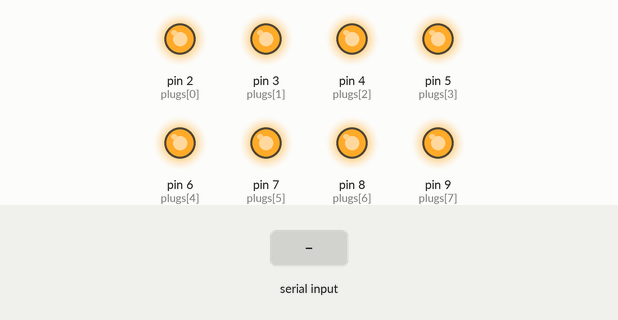
Bench run of a sketch on a simulated Arduino Uno, built with avr-gcc and run on an emulated ATmega328P. On the bench: output pins drawn as LEDs (lit = HIGH). Inputs (shaded band) come from the test bench. What the sketch prints to the serial monitor is not drawn.

Above: at 1.2 s.
1.3 s: "c" received over Serial
At 1.8 s:
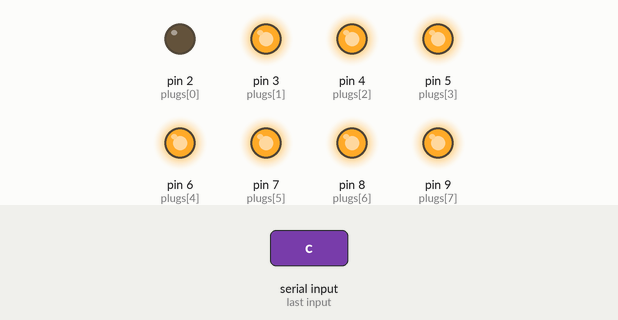
2.8 s: "1" received over Serial
At 4.3 s:
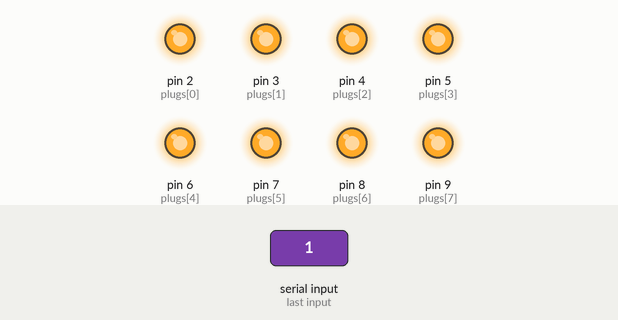
Timing chart, 0 to 5.8 s (numbered marks = the images above; inputs shaded):
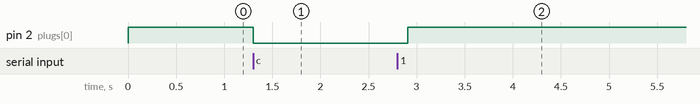

Measured:
- after the input at 1.3 s, pin 2 (plugs[0]): HIGH → LOW at once
- after the input at 2.8 s, pin 2 (plugs[0]): LOW → HIGH after 0.11 s

The sketch:

plugs.ino
```cpp
String contComm="";//收集串口发出的命令标签字符串，用于串口控制
int plugs[8] = {2,3,4,5,6,7,8,9};//分配控制插座的开关引脚

void setup()
{
	for(int i=0;i<8;i++)//初始化8个数字引脚，控制8个继电器状态为关闭
	{
		pinMode(plugs[i],OUTPUT);//引脚为输出
		digitalWrite(plugs[i],HIGH);//引脚为高电平
	}
	Serial.begin(9600);//打开串口通讯
}

void plugContral(int plugNum,char state)//插口控制函数，带2个参数，插口编号从0-7，状态为‘c’或‘o’
{
	if(state == 'c')//如果State是'c'，就是close的缩写，表示端口通电
	{
		digitalWrite(plugs[plugNum],LOW);//继电器用的是低电平有效，低电平表示通电
		delay(200);//等待一下，有节奏感
	}
	else
	{
		digitalWrite(plugs[plugNum],HIGH);//关闭一般用字符'o'，控制继电器断电
		delay(200);
	}
}

void loop()
{
	while(Serial.available())//串口有数据的时候
	{
		contComm += char(Serial.read());//读取串口数据并加入到字符串变量中
		delay(2);//停顿一下等待接收，很关键不然数据收不全
	}
	if(contComm.length() > 0)//收到完整的字符串数据后
	{
		for(int i=0;i<=7;i++)//遍历字符串（继电器只有8个口）
		{
			plugContral(i,contComm[i]);//按字符串对应字符控制继电器
			Serial.print(contComm[i]);//完成后通过串口返回命令字符
		}
		contComm="";//把字符串清空
	}
}
```
